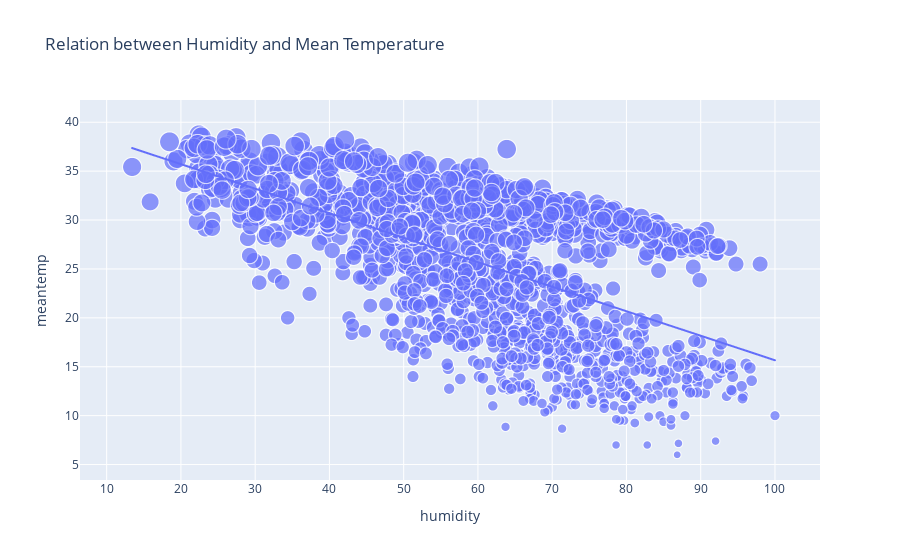

Notebook code cell kept with this figure:
### Markdown cell above
The relation between temperature and the humidity:

### Code cell
# # Install the statsmodels package
# %pip install statsmodels
# Inverse relationship between temperature and humidity
figure=px.scatter(data_frame= dataset, x='humidity',
                    y='meantemp',
                    size= 'meantemp',# حجم النقاط يعتمد على درجة الحرارة
                    trendline='ols',
                    # إضافة انحدار خطي (OLS Regression) لإظهار الاتجاه العام للبيانات.
                    title='Relation between Humidity and Mean Temperature')
figure.show()

### Figure 1 — Plotly figure (JSON) as saved in the notebook; plotly's stock layout.template omitted (floating-point values rounded to 4 significant figures; data arrays with more than 128 entries replaced by an {"elided": "..."} marker saying what was removed)
{"data": [{"hovertemplate": "humidity=%{x}<br>meantemp=%{marker.size}<extra></extra>", "legendgroup": "", "marker": {"color": "#636efa", "size": {"elided": "1462 float values"}, "sizemode": "area", "sizeref": 0.09679, "symbol": "circle"}, "mode": "markers", "name": "", "showlegend": false, "type": "scattergl", "x": {"elided": "1462 float values"}, "xaxis": "x", "y": {"elided": "1462 float values"}, "yaxis": "y"}, {"hovertemplate": "<b>OLS trendline</b><br>meantemp = -0.250617 * humidity + 40.7259<br>R<sup>2</sup>=0.327128<br><br>humidity=%{x}<br>meantemp=%{y} <b>(trend)</b><extra></extra>", "legendgroup": "", "marker": {"color": "#636efa", "symbol": "circle"}, "mode": "lines", "name": "", "showlegend": false, "type": "scattergl", "x": {"elided": "1462 float values"}, "xaxis": "x", "y": {"elided": "1462 float values"}, "yaxis": "y"}], "layout": {"legend": {"itemsizing": "constant", "tracegroupgap": 0}, "title": {"text": "Relation between Humidity and Mean Temperature"}, "xaxis": {"anchor": "y", "domain": [0, 1], "title": {"text": "humidity"}}, "yaxis": {"anchor": "x", "domain": [0, 1], "title": {"text": "meantemp"}}}}
